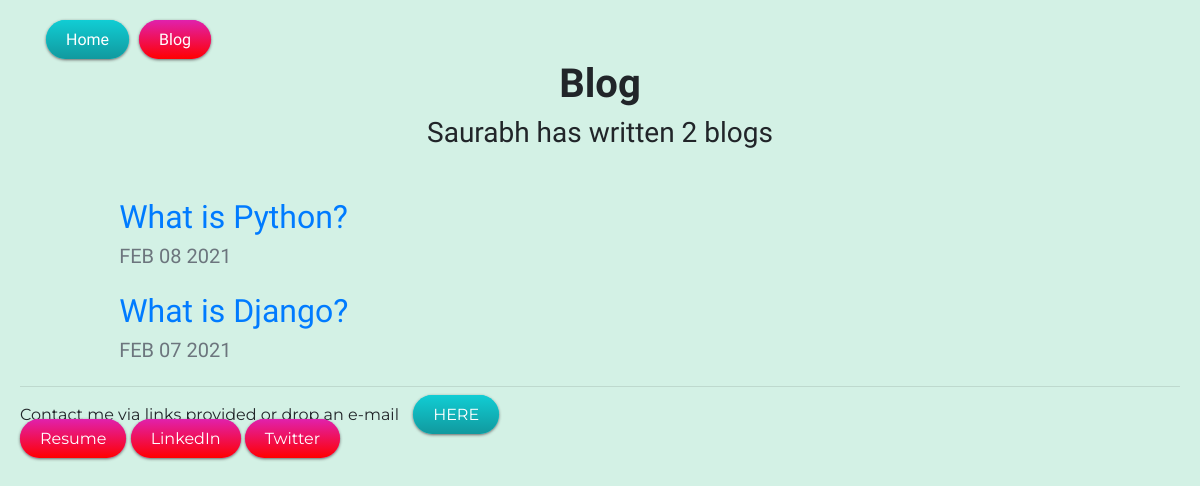
/blog/, run on an earlier commit of the app's database.
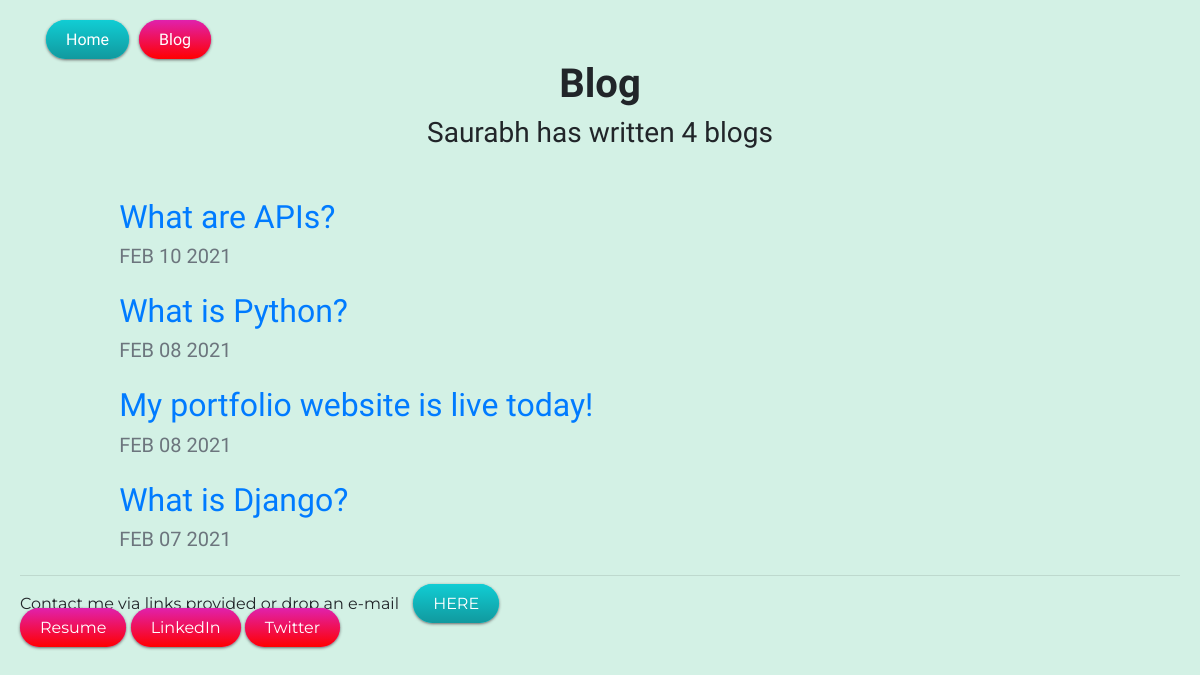
And on a later commit of the database.
### blog/models.py (models this page shows)
class Blog(models.Model):
    title = models.CharField(max_length=100)
    body = models.TextField(max_length=1000)
    image = models.ImageField(blank=True,upload_to='blog/images/')
    date = models.DateField()

### blog/views.py (the view)
# urls.py: path('', views.all_blogs, name='all_blogs'),
def all_blogs(request):
    blogs = Blog.objects.order_by('-date').all()
    return render(request,'blog/all_blogs.html',{'blogs':blogs})

### blog/templates/blog/all_blogs.html (shortened to what this page needs)
{% extends "portfolio/base.html" %}
{% load static %}
{% block content %}
<h1 id="blogtitle" class="font-weight-bold text-center">Blog</h1>
<h3 class="text-center mb-5">Saurabh has written {{ blogs.count }} blog{{ blogs.count|pluralize }}</h3>
{% for blog in blogs %}
<div class="row justify-content-center my-3">
  <div class="col-md-10">
    <a href="{% url 'blog:detail' blog.id %}">
      <h2>{{ blog.title }}</h2>
    </a>
    <h5 class="text-muted">{{ blog.date|date:'M d Y'|upper }}</h5>
  </div>
</div>
{% endfor %}
{% endblock %}

What changed in the data, as far as the page shows it:
added Blog: title "What are APIs?", date "FEB 10 2021"
added Blog: title "My portfolio website is live today!", date "FEB 08 2021"
Also different on the page:
{{ blogs.count }}: "2" → "4"
